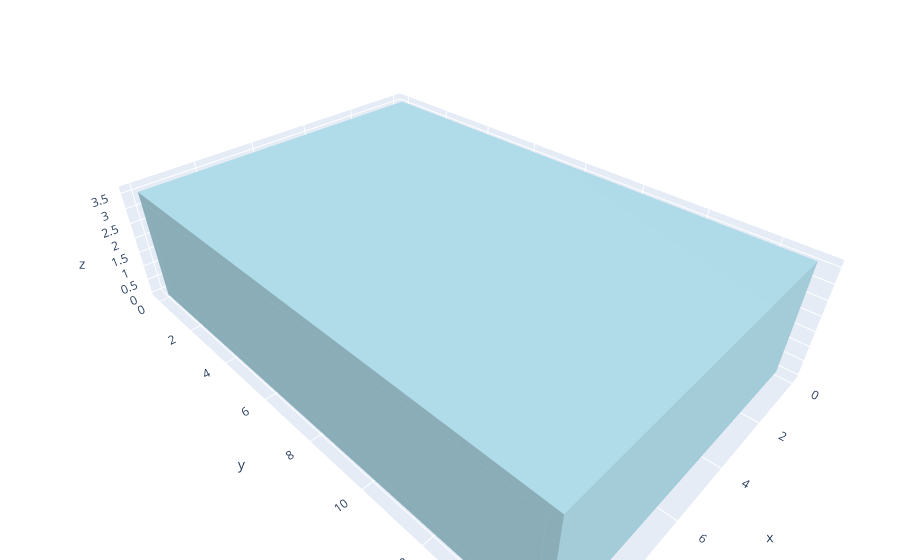

Write notebook code for a chart like this one.
### Code cell
def make_house(width, length, height, wall=0.3, slab=0.3):
    parts = []

    # пол
    parts.append(make_box(0, 0, 0, width, length, slab))

    # четыре стены
    parts.append(make_box(0, 0, slab, width, wall, height))                      # южная
    parts.append(make_box(0, length - wall, slab, width, wall, height))          # северная
    parts.append(make_box(0, wall, slab, wall, length - 2 * wall, height))       # западная
    parts.append(make_box(width - wall, wall, slab, wall, length - 2 * wall, height))  # восточная

    # плоская крыша
    parts.append(make_box(0, 0, slab + height, width, length, slab))

    return trimesh.util.concatenate(parts)

house = make_house(10, 15, 3)
print(house.bounds)
show_mesh(house)

### Figure 1 — Plotly figure (JSON) as saved in the notebook; plotly's stock layout.template omitted (floating-point values rounded to 4 significant figures)
{"data": [{"color": "lightblue", "flatshading": true, "i": [1, 4, 0, 2, 1, 5, 5, 3, 6, 2, 6, 7, 9, 12, 8, 10, 9, 13, 13, 11, 14, 10, 14, 15, 17, 20, 16, 18, 17, 21, 21, 19, 22, 18, 22, 23, 25, 28, 24, 26, 25, 29, 29, 27, 30, 26, 30, 31, 33, 36, 32, 34, 33, 37, 37, 35, 38, 34, 38, 39, 41, 44, 40, 42, 41, 45, 45, 43, 46, 42, 46, 47], "j": [3, 1, 3, 4, 7, 1, 7, 7, 4, 7, 5, 5, 11, 9, 11, 12, 15, 9, 15, 15, 12, 15, 13, 13, 19, 17, 19, 20, 23, 17, 23, 23, 20, 23, 21, 21, 27, 25, 27, 28, 31, 25, 31, 31, 28, 31, 29, 29, 35, 33, 35, 36, 39, 33, 39, 39, 36, 39, 37, 37, 43, 41, 43, 44, 47, 41, 47, 47, 44, 47, 45, 45], "k": [0, 0, 2, 0, 3, 4, 1, 2, 2, 6, 4, 6, 8, 8, 10, 8, 11, 12, 9, 10, 10, 14, 12, 14, 16, 16, 18, 16, 19, 20, 17, 18, 18, 22, 20, 22, 24, 24, 26, 24, 27, 28, 25, 26, 26, 30, 28, 30, 32, 32, 34, 32, 35, 36, 33, 34, 34, 38, 36, 38, 40, 40, 42, 40, 43, 44, 41, 42, 42, 46, 44, 46], "opacity": 1, "type": "mesh3d", "x": [0.0, 0.0, 0.0, 0.0, 10.0, 10.0, 10.0, 10.0, 0.0, 0.0, 0.0, 0.0, 10.0, 10.0, 10.0, 10.0, 0.0, 0.0, 0.0, 0.0, 10.0, 10.0, 10.0, 10.0, 0.0, 0.0, 0.0, 0.0, 0.3, 0.3, 0.3, 0.3, 9.7, 9.7, 9.7, 9.7, 10.0, 10.0, 10.0, 10.0, 0.0, 0.0, 0.0, 0.0, 10.0, 10.0, 10.0, 10.0], "y": [0.0, 0.0, 15.0, 15.0, 0.0, 0.0, 15.0, 15.0, 0.0, 0.0, 0.3, 0.3, 0.0, 0.0, 0.3, 0.3, 14.7, 14.7, 15.0, 15.0, 14.7, 14.7, 15.0, 15.0, 0.3, 0.3, 14.7, 14.7, 0.3, 0.3, 14.7, 14.7, 0.3, 0.3, 14.7, 14.7, 0.3, 0.3, 14.7, 14.7, 0.0, 0.0, 15.0, 15.0, 0.0, 0.0, 15.0, 15.0], "z": [0.0, 0.3, 0.0, 0.3, 0.0, 0.3, 0.0, 0.3, 0.3, 3.3, 0.3, 3.3, 0.3, 3.3, 0.3, 3.3, 0.3, 3.3, 0.3, 3.3, 0.3, 3.3, 0.3, 3.3, 0.3, 3.3, 0.3, 3.3, 0.3, 3.3, 0.3, 3.3, 0.3, 3.3, 0.3, 3.3, 0.3, 3.3, 0.3, 3.3, 3.3, 3.6, 3.3, 3.6, 3.3, 3.6, 3.3, 3.6]}], "layout": {"margin": {"b": 0, "l": 0, "r": 0, "t": 0}, "scene": {"aspectmode": "data"}}}
